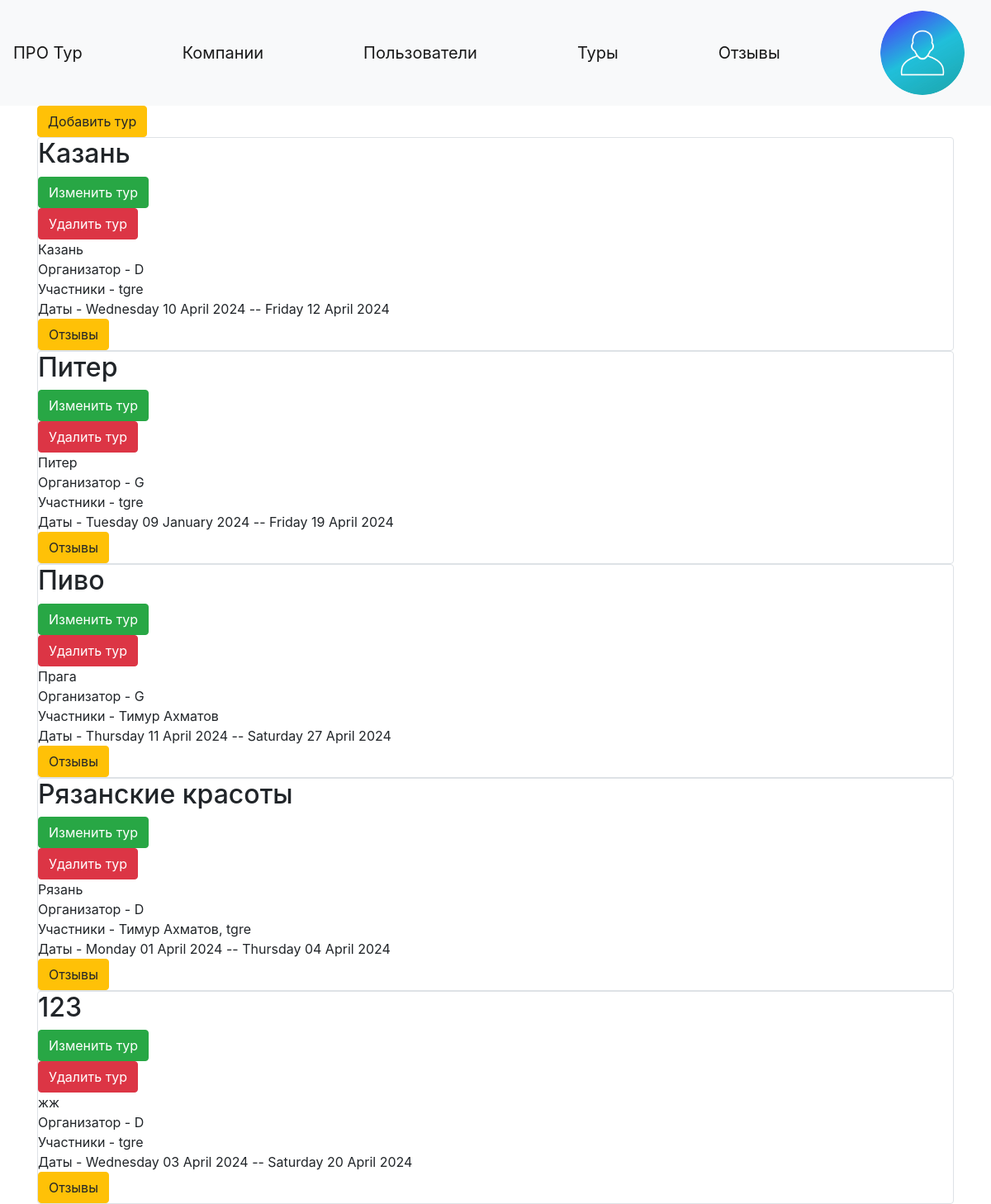
The app's page /tours (signed in) with its own data.
### data/tours.py (models this page shows)
class Tour(SqlAlchemyBase):
    __tablename__ = 'tours'
    id = sqlalchemy.Column(sqlalchemy.Integer, primary_key=True, autoincrement=True)
    title = sqlalchemy.Column(sqlalchemy.String, nullable=True)
    first_day = sqlalchemy.Column(sqlalchemy.DateTime, nullable=True)
    last_day = sqlalchemy.Column(sqlalchemy.DateTime, nullable=True)
    people = sqlalchemy.Column(sqlalchemy.String, nullable=True)
    company_id = sqlalchemy.Column(sqlalchemy.Integer, sqlalchemy.ForeignKey("companies.id"))
    company = orm.relationship('Company')
    created_date = sqlalchemy.Column(sqlalchemy.DateTime, default=datetime.datetime.now)
    place = sqlalchemy.Column(sqlalchemy.String, nullable=True)

### data/companies.py (models this page shows, shortened)
class Company(SqlAlchemyBase):
    __tablename__ = 'companies'
    id = sqlalchemy.Column(sqlalchemy.Integer, primary_key=True, autoincrement=True)
    name = sqlalchemy.Column(sqlalchemy.String, nullable=True)
    created_date = sqlalchemy.Column(sqlalchemy.DateTime, default=datetime.datetime.now)
    hashed_password = sqlalchemy.Column(sqlalchemy.String, nullable=True)

### main.py (the view)
@app.route('/tours')
def all_tours():
    acc = ''
    try:
        acc = flask_login.current_user.access_company
    except Exception:
        pass
    db_sess = db_session.create_session()
    tours = db_sess.query(Tour).all()
    K = []
    for t in tours:
        k = ''
        for p in list(map(int, t.people.split(','))):
            if db_sess.query(User).filter(User.id == p).first():
                k += ', ' + db_sess.query(User).filter(User.id == p).first().name
        K.append(k[2:])
    return render_template('show_tours.html', title='Все туры', tours=tours, people=K, acc=acc, img=url_for("static", filename=image))

### data/db_session.py (called while the page is built)
def create_session() -> Session:
    global __factory
    return __factory()

### main.py (called while the page is built)
@login_manager.user_loader
def load_user(user_id):
    db_sess = db_session.create_session()
    return db_sess.query(User).get(user_id)

### templates/show_tours.html (shortened to what this page needs)
{% extends "base.html" %}
{% block content %}
{% if current_user.is_authenticated and acc%}
<div><a href="/add_tour" class="btn btn-warning">Добавить тур</a></div>
{% endif %}
{% for item in tours %}
<div class="col-md6 border rounded">
    <h2>{{item.title}}</h2>
    {% if current_user.is_authenticated and item.company.id|string in current_user.access_company.split()%}
    <div>
        <a href="/edit_tour/{{ item.id }}" class="btn btn-success">
            Изменить тур
        </a>
    </div>
    <div>
        <a href="/delete_tour/{{ item.id }}" class="btn btn-danger">
            Удалить тур
        </a>
    </div>
    {% endif %}
    <div>
        {{item.place}}
    </div>
    <div>
        Организатор - {{item.company.name}}
    </div>
    <div>
        Участники - {{people[loop.index0]}}
    </div>
    <div>
        Даты - {{item.first_day.strftime("%A %d %B %Y")}}  -- {{item.last_day.strftime("%A %d %B %Y")}}
    </div>
    <div>
        <a href="/reviews/tour/{{ item.id }}" class="btn btn-warning">
            Отзывы
        </a>
    </div>
</div>
{% endfor %}
{% endblock %}

### records on screen
Tour: title "Казань", place "Казань", company.name "D", people "tgre", first_day "Wednesday 10 April 2024", last_day "Friday 12 April 2024"
Tour: title "Питер", place "Питер", company.name "G", people "tgre", first_day "Tuesday 09 January 2024", last_day "Friday 19 April 2024"
Tour: title "Пиво", place "Прага", company.name "G", people "Тимур Ахматов", first_day "Thursday 11 April 2024", last_day "Saturday 27 April 2024"
Tour: title "Рязанские красоты", place "Рязань", company.name "D", people "Тимур Ахматов, tgre", first_day "Monday 01 April 2024", last_day "Thursday 04 April 2024"
Tour: title "123", place "жж", company.name "D", people "tgre", first_day "Wednesday 03 April 2024", last_day "Saturday 20 April 2024"
